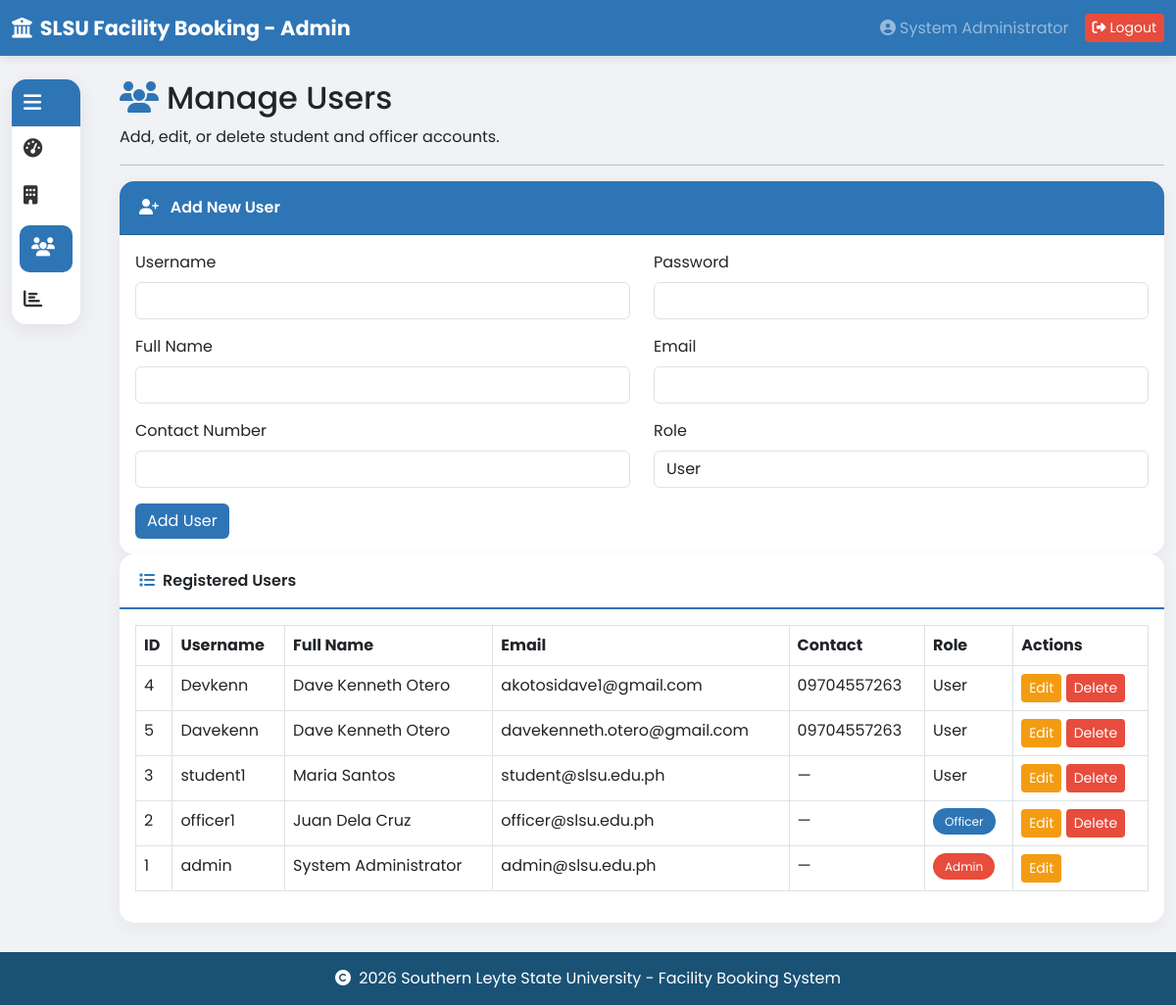
/admin/manage_users.php (signed in), run on the app's committed database.
### tables this page shows
CREATE TABLE `users` (
  `id` int NOT NULL AUTO_INCREMENT,
  `username` varchar(50) NOT NULL,
  `password` varchar(255) NOT NULL,
  `full_name` varchar(100) NOT NULL,
  `email` varchar(100) NOT NULL,
  `contact_number` varchar(20) DEFAULT NULL,
  `role` enum('user','officer','admin') DEFAULT 'user',
  `row_hash` varchar(64) DEFAULT NULL,
  `status` enum('active','inactive') DEFAULT 'active',
  `created_at` timestamp NULL DEFAULT CURRENT_TIMESTAMP,
  PRIMARY KEY (`id`),
  UNIQUE KEY `username` (`username`)
);

### admin/manage_users.php (the view, shortened to what this page needs)
<?php
$conn = getSessionConnection();
$edit_user = null;
$sql = "SELECT * FROM users ORDER BY role, full_name";
$result = mysqli_query($conn, $sql);
?>
<!DOCTYPE html>
<html lang="en">
<head>
    <link href="https://cdn.jsdelivr.net/npm/bootstrap@5.3.0/dist/css/bootstrap.min.css" rel="stylesheet">
    <link rel="stylesheet" href="https://cdnjs.cloudflare.com/ajax/libs/font-awesome/6.4.0/css/all.min.css">
</head>
<body>
    <nav class="navbar navbar-dark">
        <div class="container-fluid">
            <a class="navbar-brand" href="dashboard.php">
                <i class="fas fa-university me-2"></i>SLSU Facility Booking - Admin
            </a>
            <div class="d-flex align-items-center">
                <span class="text-white-50 me-3">
                    <i class="fas fa-user-circle me-1"></i><?php echo $_SESSION['full_name']; ?>
                </span>
                <a href="../logout.php" class="btn btn-danger btn-sm">
                    <i class="fas fa-sign-out-alt me-1"></i>Logout
                </a>
            </div>
        </div>
    </nav>
    <div class="container-fluid mt-4">
        <div class="row-flex">
            <div class="sidebar-wrapper">
                <div class="card sidebar-card">
                    <div class="card-header toggle-sidebar" style="cursor: pointer;">
                        <h5 class="mb-0 d-flex align-items-center justify-content-between">
                            <span>
                                <i class="fas fa-bars menu-icon-open"></i>
                            </span>
                        </h5>
                    </div>
                    <div class="card-body p-0">
                        <div class="list-group list-group-flush">
                            <a href="dashboard.php" class="list-group-item">
                                <i class="fas fa-tachometer-alt"></i>
                            </a>
                            <a href="manage_facilities.php" class="list-group-item">
                                <i class="fas fa-building"></i>
                            </a>
                            <a href="manage_users.php" class="list-group-item active">
                                <i class="fas fa-users"></i>
                            </a>
                            <a href="reports.php" class="list-group-item">
                                <i class="fas fa-chart-bar"></i>
                            </a>
                        </div>
                    </div>
                </div>
            </div>
            <div class="content-wrapper">
                <h2><i class="fas fa-users me-2" style="color: var(--slsu-blue);"></i>Manage Users</h2>
                <p>Add, edit, or delete student and officer accounts.</p>
                <hr>
                <div class="card form-card">
                    <div class="card-header">
                        <i class="fas fa-user-plus me-2"></i> <?php echo $edit_user ? 'Edit User' : 'Add New User'; ?>
                    </div>
                    <div class="card-body">
                        <form method="POST">
                            <div class="row">
                                <div class="col-md-6 mb-3">
                                    <label class="form-label">Username</label>
                                    <input type="text" class="form-control" name="username" required
                                           value="<?php echo $edit_user ? $edit_user['username'] : ''; ?>">
                                </div>
                                <div class="col-md-6 mb-3">
                                    <label class="form-label">Password <?php echo $edit_user ? '(Leave blank to keep same)' : ''; ?></label>
                                    <input type="password" class="form-control" name="password" <?php echo $edit_user ? '' : 'required'; ?>>
                                </div>
                                <div class="col-md-6 mb-3">
                                    <label class="form-label">Full Name</label>
                                    <input type="text" class="form-control" name="full_name" required
                                           value="<?php echo $edit_user ? $edit_user['full_name'] : ''; ?>">
                                </div>
                                <div class="col-md-6 mb-3">
                                    <label class="form-label">Email</label>
                                    <input type="email" class="form-control" name="email" required
                                           value="<?php echo $edit_user ? $edit_user['email'] : ''; ?>">
                                </div>
                                <div class="col-md-6 mb-3">
                                    <label class="form-label">Contact Number</label>
                                    <input type="text" class="form-control" name="contact_number"
                                           value="<?php echo $edit_user ? $edit_user['contact_number'] : ''; ?>">
                                </div>
                                <div class="col-md-6 mb-3">
                                    <label class="form-label">Role</label>
                                    <select class="form-control" name="role" required>
                                        <option value="user" <?php echo ($edit_user && $edit_user['role'] == 'user') ? 'selected' : ''; ?>>User</option>
                                    </select>
                                </div>
                            </div>
                            <button type="submit" class="btn btn-primary">
                                <?php echo $edit_user ? 'Update User' : 'Add User'; ?>
                            </button>
                        </form>
                    </div>
                </div>
                <div class="card content-card">
                    <div class="card-header">
                        <i class="fas fa-list me-2" style="color: var(--slsu-blue);"></i>Registered Users
                    </div>
                    <div class="card-body table-responsive">
                        <?php if(mysqli_num_rows($result) == 0): ?>
                            <div class="alert alert-info">No users found. Add your first user above.</div>
                        <?php else: ?>
                            <table class="table table-bordered table-hover">
                                <thead>
                                    <tr>
                                        <th>ID</th>
                                        <th>Username</th>
                                        <th>Full Name</th>
                                        <th>Email</th>
                                        <th>Contact</th>
                                        <th>Role</th>
                                        <th>Actions</th>
                                    </tr>
                                </thead>
                                <tbody>
                                    <?php while($user = mysqli_fetch_assoc($result)): ?>
                                        <tr>
                                            <td><?php echo $user['id']; ?></td>
                                            <td><?php echo $user['username']; ?></td>
                                            <td><?php echo $user['full_name']; ?></td>
                                            <td><?php echo $user['email']; ?></td>
                                            <td><?php echo $user['contact_number'] ?: '—'; ?></td>
                                            <td>
                                                <?php if($user['role'] == 'admin'): ?>
                                                    <span class="badge-admin">Admin</span>
                                                <?php elseif($user['role'] == 'officer'): ?>
                                                    <span class="badge-officer">Officer</span>
                                                <?php else: ?>
                                                    <span class="badge-user">User</span>
                                                <?php endif; ?>
                                            </td>
                                            <td>
                                                <a href="manage_users.php?edit_id=<?php echo $user['id']; ?>" class="btn btn-warning btn-sm">Edit</a>
                                                <?php if($user['id'] != $_SESSION['user_id']): ?>
                                                    <a href="manage_users.php?delete_id=<?php echo $user['id']; ?>" class="btn btn-danger btn-sm" onclick="return confirm('Delete this user?')">Delete</a>
                                                <?php endif; ?>
                                            </td>
                                        </tr>
                                    <?php endwhile; ?>
                                </tbody>
                            </table>
                        <?php endif; ?>
                    </div>
                </div>
            </div>
        </div>
    </div>
    <footer>
        <i class="fas fa-copyright me-1"></i> <?php echo date('Y'); ?> Southern Leyte State University - Facility Booking System
    </footer>
</body>
</html>

### admin/manage_users.php (style rules this page uses)
* { font-family: 'Poppins', sans-serif; }
body { background: #f0f2f5; }
:root { --slsu-blue: #2E75B6; --slsu-blue-light: #5B9BD5; --slsu-blue-dark: #1A5276; }
.navbar { background: var(--slsu-blue) !important; box-shadow: 0 2px 10px rgba(0,0,0,0.1); }
.navbar-brand { font-weight: 700; font-size: 1.3rem; }
.row-flex { display: flex; flex-wrap: wrap; align-items: flex-start; }
.sidebar-wrapper { width: 70px; transition: width 0.3s ease-in-out; flex-shrink: 0; margin-right: 20px; align-self: flex-start; }
.sidebar-card { background: white; border: none; border-radius: 15px; box-shadow: 0 5px 20px rgba(0,0,0,0.08); overflow: hidden; height: auto; }
.sidebar-card .card-header { background: var(--slsu-blue); border-bottom: none; color: white; padding: 12px; }
.sidebar-card .card-header h5 { margin: 0; white-space: nowrap; }
.sidebar-card .card-header h5 i { font-size: 1.3rem; margin-right: 0; }
.toggle-sidebar { cursor: pointer; transition: all 0.3s ease; }
.sidebar-card .list-group-item { border: none; color: #333; padding: 12px; transition: all 0.3s ease; background: white; white-space: nowrap; }
.sidebar-card .list-group-item.active { background: var(--slsu-blue); color: white; border-radius: 10px; margin: 5px 8px; width: auto; }
.sidebar-card .list-group-item i { margin-right: 0; width: 25px; font-size: 1.2rem; }
.content-wrapper { flex: 1; padding-left: 20px; min-width: 0; }
.menu-icon-open, .menu-icon-close { transition: all 0.3s ease; font-size: 1.2rem; }
.menu-icon-open { display: inline-block; }
.content-card { border: none; border-radius: 15px; box-shadow: 0 5px 20px rgba(0,0,0,0.05); transition: all 0.3s ease-in-out; }
.content-card .card-header { background: white; border-bottom: 2px solid var(--slsu-blue); border-radius: 15px 15px 0 0; padding: 15px 20px; font-weight: 600; }
.btn-primary { background: var(--slsu-blue); border: none; }
.btn-warning { background: #F39C12; border: none; color: white; }
.btn-danger { background: #e74c3c; border: none; }
.table thead { background: var(--slsu-blue); color: white; }
.table tbody tr { transition: all 0.2s ease-in-out; }
.badge-admin { background: #e74c3c; color: white; padding: 5px 12px; border-radius: 20px; font-size: 12px; }
.badge-officer { background: var(--slsu-blue); color: white; padding: 5px 12px; border-radius: 20px; font-size: 12px; }
footer { background: var(--slsu-blue-dark); color: white; padding: 15px; text-align: center; margin-top: 30px; }
.form-card { border: none; border-radius: 15px; box-shadow: 0 5px 20px rgba(0,0,0,0.05); transition: all 0.3s ease-in-out; }
.form-card .card-header { background: var(--slsu-blue); color: white; border-radius: 15px 15px 0 0; padding: 15px 20px; font-weight: 600; }

### data on the page
users: id "4", username "Devkenn", full_name "Dave Kenneth Otero", email "akotosidave1@gmail.com", contact_number "09704557263", role "User"
users: id "5", username "Davekenn", full_name "Dave Kenneth Otero", email "davekenneth.otero@gmail.com", contact_number "09704557263", role "User"
users: id "3", username "student1", full_name "Maria Santos", email "student@slsu.edu.ph", contact_number "—", role "User"
users: id "2", username "officer1", full_name "Juan Dela Cruz", email "officer@slsu.edu.ph", contact_number "—", role "Officer"
users: id "1", username "admin", full_name "System Administrator", email "admin@slsu.edu.ph", contact_number "—", role "Admin"

### other printed values
$_SESSION['full_name'] "System Administrator"
